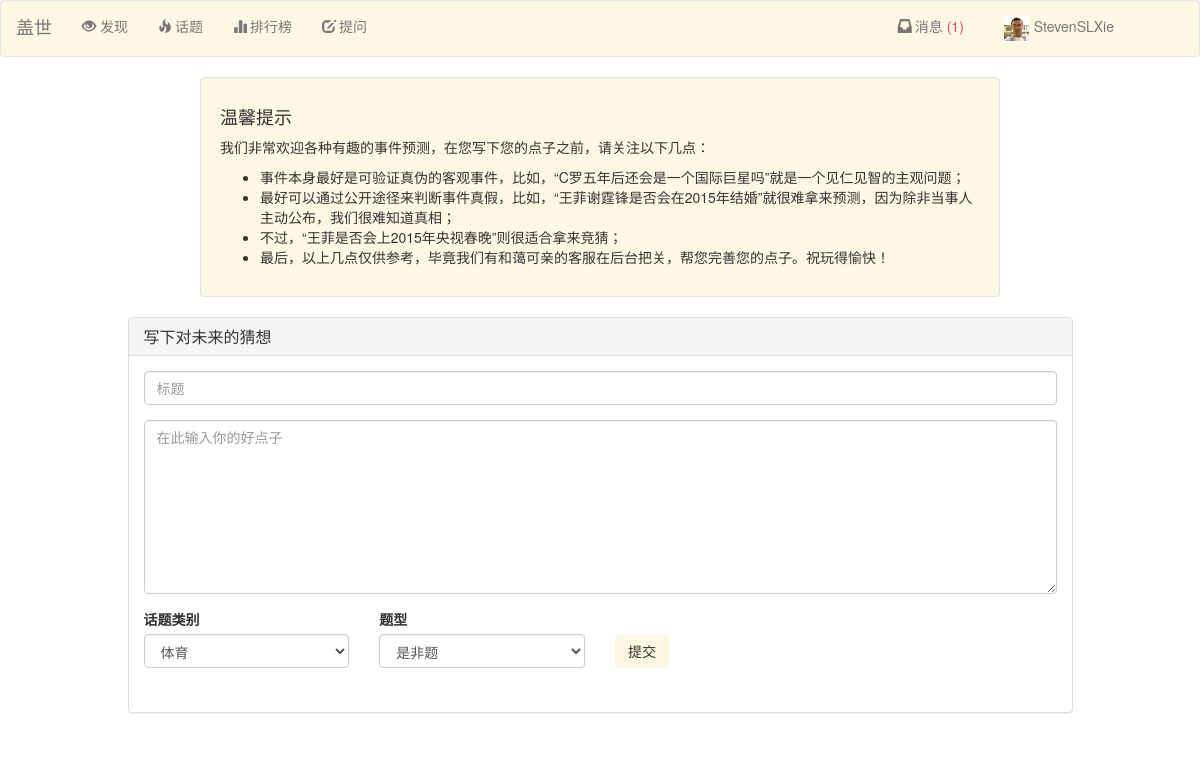
Page /proposal (signed in) on the committed database.
### Guess/models.py (models this page shows)
class Person(models.Model):
	user = models.OneToOneField(User)
	point = models.IntegerField(default=1000)
	photo = models.FileField(upload_to='%Y/%m/%d/', default= 'cat.jpg')
	expertise = models.ManyToManyField(PersonTag)
	win = models.IntegerField(default=0)
	lose = models.IntegerField(default=0)
	game = models.IntegerField(default=0)
	rank = models.IntegerField(default=0)
	joined = models.DateTimeField(default=datetime.datetime.now())
	title = models.CharField(max_length=30, default="新人")
	class Meta:
		ordering = ('point', 'win',)

### Guess/views.py (the view)
# urls.py: url(r'^proposal$', 'Guess.views.proposal', name='proposal'),
def proposal(request):
	proposer = Person.objects.get(user=request.user)
	if request.method == 'POST':
		if 'marked_all_as_read' in request.POST:
			marked_all_as_read(proposer)
		else:
			title = request.POST['title']
			content = request.POST['content']
			game_type = request.POST['type_select']
			game_cate = request.POST['cate_select']
			Proposal.objects.create(proposer=proposer, title=title, content=content, game_type=game_type, game_cate=game_cate)
		return redirect(reverse('home'))
	else:
		para = {}
		para = encap_para(para, proposer)
		return render(request, 'proposal.html', para)

### Guess/views.py (called while the page is built)
def find_unread(person):
	return person.message_set.filter(read=False)

def encap_para(para, person):
	messages = find_unread(person)
	para['messages'] = messages
	para['person'] = person
	return para

### Guess/templates/proposal.html (shortened to what this page needs)
{% load bootstrap3 %}
{% include "nav_bar.html" %}
<div class="well col-md-8 col-md-offset-2 well-frame-c">
    <h4>温馨提示</h4>
    <p>我们非常欢迎各种有趣的事件预测，在您写下您的点子之前，请关注以下几点：</p>
    <ul>
        <li>事件本身最好是可验证真伪的客观事件，比如，“C罗五年后还会是一个国际巨星吗”就是一个见仁见智的主观问题；</li>
        <li>最好可以通过公开途径来判断事件真假，比如，“王菲谢霆锋是否会在2015年结婚”就很难拿来预测，因为除非当事人主动公布，我们很难知道真相；</li>
        <li>不过，“王菲是否会上2015年央视春晚”则很适合拿来竞猜；</li>
        <li>最后，以上几点仅供参考，毕竟我们有和蔼可亲的客服在后台把关，帮您完善您的点子。祝玩得愉快！</li>
    </ul>
</div>
<div class="container">
    <div class="row">
        <div class="col-md-10 col-md-offset-1">
            <div class="panel-group" id="accordion">
                <div class="panel panel-default">
                    <div class="panel-heading">
                        <h4 class="panel-title">
                            写下对未来的猜想
                        </h4>
                    </div>
                    <div id="collapseOne" class="panel-collapse collapse in">
                        <div class="panel-body">
                            <form method="POST">
                            <div class="row">
                                <div class="col-md-12">
                                    <div class="form-group">
                                        <input type="text" class="form-control" placeholder="标题" name="title" required />
                                    </div>
                                    <div class="form-group">
                                        <textarea class="form-control" placeholder="在此输入你的好点子" rows="8" name="content" required></textarea>
                                    </div>
                                </div>
                            </div>
                            <div class="row">
                                <div class="col-md-3">
                                    <div class="form-group">
                                        <label for="category">
                                            话题类别</label>
                                        <select class="form-control" name="type_select">
                                            <option name="sports">体育</option>
                                        </select>
                                    </div>
                                </div>
                                <div class="col-md-3">
                                    <div class="form-group">
                                        <label for="category">
                                            题型</label>
                                        <select class="form-control" name="cate_select">
                                            <option name="yesorno">是非题</option>
                                        </select>
                                    </div>
                                </div>
                                <div class="col-md-3 spacer">
                                     <input type="submit" value="提交" onclick="after_submit()" class="btn btn-submit-proposal-c"/>
                                </div>
                            </div>
                            </form>
                        </div>
                    </div>
                </div>
            </div>
        </div>
    </div>
</div>

### Guess/templates/nav_bar.html (shortened to what this page needs)
<head>
    <link href='static/bootstrap/css/bootstrap.min.css' rel='stylesheet'>
</head>
<nav class="navbar navbar-default nav-frame-c" role="navigation">
  <div class="container-fluid">
    <div class="navbar-header">
      <a class="navbar-brand" href="{% url 'home' %}">盖世</a>
    </div>
    <div class="collapse navbar-collapse" id="bs-example-navbar-collapse-1">
      <ul class="nav navbar-nav">
        <li><a href="{% url 'home' %}"><i class="glyphicon glyphicon-eye-open"></i> 发现</a></li>
        <li id="tag_list" class="dropdown">
            <a id="tags" href="" class="dropdown-toggle" data-toggle="dropdown"><i class="glyphicon glyphicon-fire" style="margin-right: 3px;"></i>话题</a>
        </li>
        <li><a href="{% url 'leaderboard' %}"><i class="glyphicon glyphicon-stats" style="margin-right: 3px;"></i>排行榜</a></li>
        <li><a href="{% url 'proposal' %}"><i class="glyphicon glyphicon-edit" style="margin-right: 3px;"></i>提问</a></li>
      </ul>
      <ul class="nav navbar-nav navbar-right" style="margin-right: 40px;">
        <li id="notify_list" class="dropdown" style="margin-right: 10px;">
            {% if not messages|length %}
            <a id="notifications" href="#" class="dropdown-toggle" data-toggle="dropdown"><i class="glyphicon glyphicon-inbox" style="margin-right: 3px;"></i>消息</a>
            {% else %}
            <a id="notifications" href="#" class="dropdown-toggle" data-toggle="dropdown"><i class="glyphicon glyphicon-inbox" style="margin-right: 3px;"></i>消息<span class="unread"> ({{ messages|length }})</span></a>
            {% endif %}
        </li>
        <li id='dropdown_list' class="dropdown">
          <a id="account_dropdown" href="#" class="dropdown-toggle" data-toggle="dropdown"> <img src="/static/images/{{ person.photo.url }} " style="width: 25px; height: 25px; margin-right: 5px; margin-bottom: 0px;margin-top: 0px;"/>{{ person.user.username }}</a>
        </li>
      </ul>
    </div>
  </div>
</nav>

### Guess/templates/nav_bar.html (style rules this page uses)
.nav-frame-c { background: rgba(252,248,227,1); }
.unread { color: rgba(254,67,101,1); }

### Guess/templates/proposal.html (style rules this page uses)
.spacer { margin-top: 25px; }
.btn-submit-proposal-c { background: rgba(252,248,227,1); }
.well-frame-c { background: rgba(252,248,227,1); }

### rows in the picture
Person: photo (picture), user.username "StevenSLXie"

### other values in the picture
{{ messages|length }} "1"
